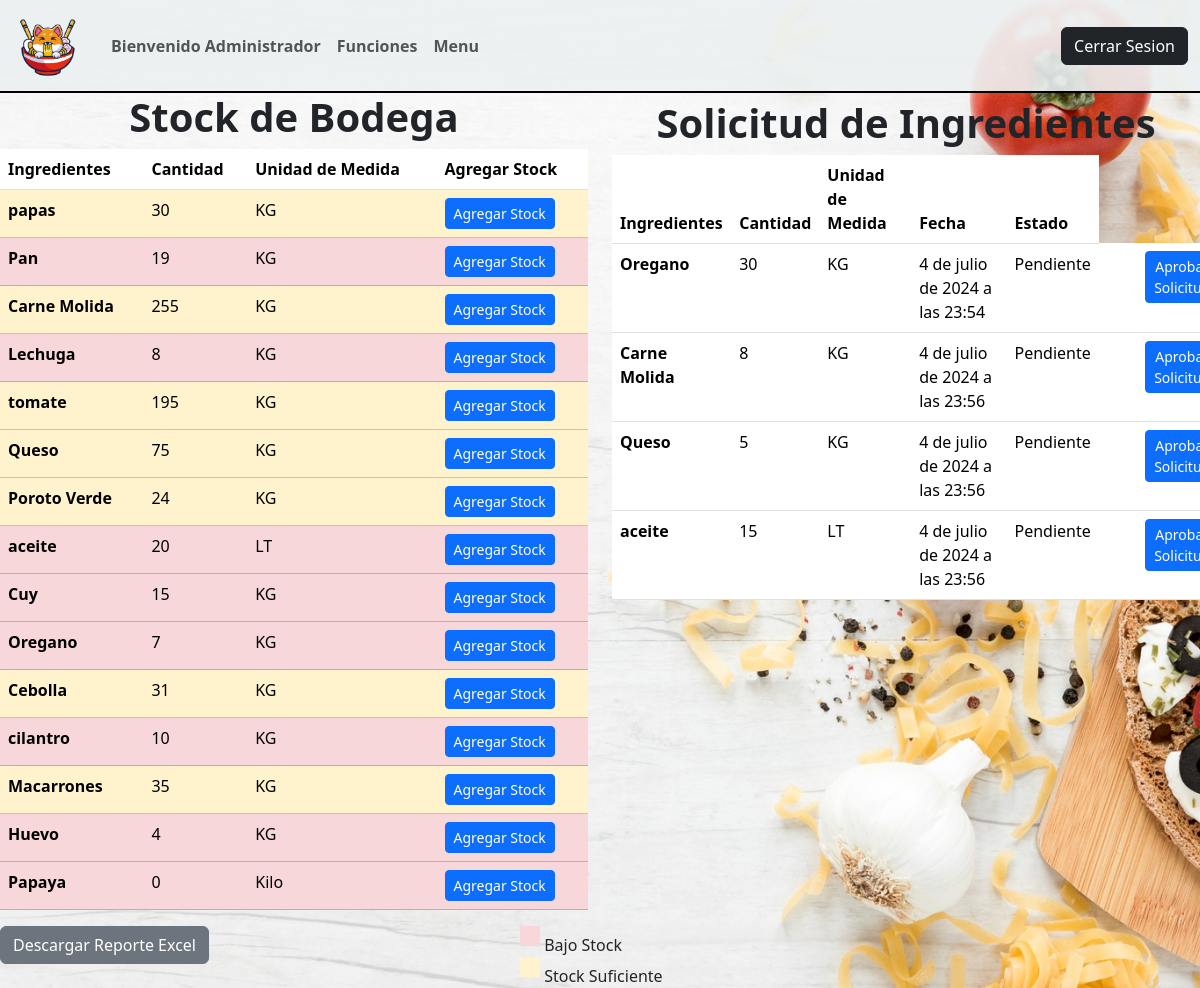
Page /listaringredientes (signed in) on the committed database.
### appweb/models.py (models this page shows, shortened)
class Bodega(models.Model):
    ID_Ing_Bod = models.AutoField(primary_key=True,help_text="Id del ingrediente en la bodega")
    Cantidad = models.IntegerField(help_text="Cantidad de ingredientes en bodega")
    ID_Ingrediente = models.ForeignKey(Ingredientes, on_delete=models.CASCADE, help_text="Id del ingrediente")

class Ingredientes(models.Model):
    ID_Ingrediente = models.AutoField(primary_key=True,help_text="Id del ingrediente")
    nombre = models.CharField(max_length=50 , help_text="nombre del ingrediente")
    Costo = models.IntegerField(help_text="Valor del ingrediente")
    unidad_medida = models.CharField(max_length=4 , help_text="Unidad de medida del ingrediente")
    def __str__(self):
        return self.nombre

class Sol_Ingredientes(models.Model):
    ID_Solicitud_Ingrediente = models.AutoField(primary_key=True,help_text="Id de la solicitud")
    Ingrediente = models.ForeignKey(Ingredientes,on_delete=models.CASCADE, default="0")
    Cantidad = models.IntegerField(help_text="Cantidad solicitada")
    fecha_y_hora = models.DateTimeField(default=timezone.now)
    Realizado = models.BooleanField(default=0)

### appweb/views.py (the view)
# urls.py: path('listaringredientes', listaringredientes, name='listaringredientes' ),
@login_required(login_url="/accounts/login")
@permission_required (['auth.add_user'], login_url="/")
def listaringredientes (request):
    peticiones = Sol_Ingredientes.objects.all()
    ingredientes = Bodega.objects.all()
    data = {
        'mis_ingredientes' : ingredientes ,
        'mis_peticiones' : peticiones
    }
    return render(request,"mantenedor/admin/listaringredientes.html", data )

### appweb/context_processor.py (called while the page is built)
def costo_total_carro(request):
    total=0
    if 'carro' in request.session:
        for key, value in request.session["carro"].items():
            total=total+(int(value["precio"]))
    return {"costo_total_carro":total}

### appweb/templates/mantenedor/admin/listaringredientes.html (shortened to what this page needs)
{% extends 'base.html' %}
{% block contenido %}
<div class="row">
  <div class="col-6">
    <table class="table">
      <h1 style="text-align: center;"><b>Stock de Bodega</b></h1>
        <thead>
          <tr>
            <th scope="col">Ingredientes</th>
            <th scope="col">Cantidad</th>
            <th scope="col">Unidad de Medida</th>
            <th scope="col">Agregar Stock</th>
          </tr>
        </thead>
        <tbody>
            {% for i in mis_ingredientes %}
          <tr {% if i.Cantidad <= 20 %}
              class="table-danger intense-red"
              {% elif i.Cantidad > 20 %}
                  class="table-warning"
            {% endif %}>
            <th scope="row"> {{ i.ID_Ingrediente }} </th>
            <td> {{ i.Cantidad }} </td>
            <td>{{ i.ID_Ingrediente.unidad_medida }}</td>
            <td>
              <button type="button" class="btn btn-primary btn-sm"  data-bs-toggle="modal" data-bs-target="#modalAgregarStock{{ i.ID_Ingrediente.ID_Ingrediente }}">Agregar Stock</button>
            </td>
          </tr>
          {% endfor %}
        </tbody>
      </table>
  </div>
  <div class="col-6">
    <table class="table">
      <h1 style="text-align: center; margin-top: 1%;"><b>Solicitud de Ingredientes</b></h1>
      <thead>
        <tr>
          <th scope="col">Ingredientes</th>
          <th scope="col">Cantidad</th>
          <th scope="col">Unidad de Medida</th>
          <th scope="col">Fecha</th>
          <th scope="col">Estado</th>
        </tr>
      </thead>
      <tbody>
          {% for e in mis_peticiones %}
          {% if e.Realizado == 0 %}
        <tr>
          <th scope="row"> {{ e.Ingrediente }} </th>
          <td> {{ e.Cantidad }} </td>
          <td>{{e.Ingrediente.unidad_medida}}</td>
          <td> {{ e.fecha_y_hora }} </td>
          {% if e.Realizado == 0 %}
          <td>Pendiente</td>
          {% endif %}
          <td><a href="{% url 'descuenta_ingrediente' e.ID_Solicitud_Ingrediente %}" class="btn btn-primary btn-sm" style="margin-left: 45%;">Aprobar Solicitud </button> </td>
        </tr>
        {% endif %}
        {% endfor %}
      </tbody>
    </table>
  </div>
</div>
<div class="row">
  <div class="col-5"><a href="{% url 'DescargarReporteExcel' %}" class="btn btn-secondary btn-bg" style="margin-left: 0%;">Descargar Reporte Excel</a>
  </div>
  <div class="col-4">
    <div style="display: inline-block; margin-left: 10px; margin-bottom: 5px; width: 20px; height: 20px; background-color: #f8d7da;"></div>
  <span>Bajo Stock</span>
  <br>
  <div style="display: inline-block; margin-left: 10px; margin-bottom: 5px; width: 20px; height: 20px; background-color: #fff3cd;"></div>
  <span>Stock Suficiente</span>
</div>
</div>
{% endblock %}

### appweb/templates/base.html (shortened to what this page needs)
<!DOCTYPE html>
<html lang="en">
<head>
  {% load static %}
  <link rel="stylesheet" href="{% static 'design/design.css' %}">
  <link href="https://cdn.jsdelivr.net/npm/bootstrap@5.3.3/dist/css/bootstrap.min.css" rel="stylesheet">
  <link rel="stylesheet" href="https://cdnjs.cloudflare.com/ajax/libs/font-awesome/4.7.0/css/font-awesome.min.css">
</head>
<body>
<nav class="navbar navbar-expand-lg">
  <div class="container-fluid">
    <a class="navbar-brand" href="{% url 'index' %}">
      <img class="logo" src="{% static 'image/TecnoFood.png' %}" alt="Logo" style="width:75px;height:65px;">
    </a>
    <div class="collapse navbar-collapse" id="navbarSupportedContent">
      <ul class="navbar-nav me-auto mb-2 mb-lg-0">
        {% if user.is_authenticated and user.is_staff == False %}
        <li class="nav-item">
          <a class="nav-link" href="#" role="button" data-bs-toggle="dropdown" aria-expanded="false">
            <b>Bienvenido {{user.username}}</b>
          </a>
        </li>
        <li class="nav-item">
          <a class="nav-link" href="{% url 'menupedidoonline' %}"><b>Compra en Linea</b></a>
        </li>
        <li class="nav-item">
          <a class="nav-link" href="{% url 'reservamesa' %}"><b>Reserva Aqui</b></a>
        </li>
        {% elif user.is_authenticated and user.is_staff %}
        <li class="nav-item">
          <a class="nav-link" href="#" role="button" data-bs-toggle="dropdown" aria-expanded="false">
            <b>Bienvenido {{user.username}}</b>
          </a>
        </li>
        <li class="nav-item">
          <a class="nav-link" href="{% url 'funciones' user.id %}"><b>Funciones</b></a>
        </li>
        <li class="nav-item">
          <a class="nav-link" href="{% url 'menu' %}"><b>Menu</b></a>
        </li>
        {% endif %}
      </ul>
      {% if user.is_authenticated %}
      <div class="ms-auto">
        <a href="{% url 'logout' %}" class="btn btn-dark">Cerrar Sesion</a>
      </div>
      {% endif %}
    </div>
  </div>
</nav>
<main>
  {% block contenido %}
  {% endblock %}
</main>
</body>
</html>

### appweb/static/design/design.css (style rules this page uses)
.navbar { backdrop-filter: blur(1px); background-color: rgba(236, 240, 241, 0.9); border-bottom: 2px solid black; }
.navbar-brand .logo { filter: invert(0); width: 75px; height: 65px; }

### rows in the picture
Bodega: ID_Ingrediente "papas", Cantidad "30", ID_Ingrediente.unidad_medida "KG"
Bodega: ID_Ingrediente "Pan", Cantidad "19", ID_Ingrediente.unidad_medida "KG"
Bodega: ID_Ingrediente "Carne Molida", Cantidad "255", ID_Ingrediente.unidad_medida "KG"
Bodega: ID_Ingrediente "Lechuga", Cantidad "8", ID_Ingrediente.unidad_medida "KG"
Bodega: ID_Ingrediente "tomate", Cantidad "195", ID_Ingrediente.unidad_medida "KG"
Bodega: ID_Ingrediente "Queso", Cantidad "75", ID_Ingrediente.unidad_medida "KG"
Bodega: ID_Ingrediente "Poroto Verde", Cantidad "24", ID_Ingrediente.unidad_medida "KG"
Bodega: ID_Ingrediente "aceite", Cantidad "20", ID_Ingrediente.unidad_medida "LT"
Bodega: ID_Ingrediente "Cuy", Cantidad "15", ID_Ingrediente.unidad_medida "KG"
Bodega: ID_Ingrediente "Oregano", Cantidad "7", ID_Ingrediente.unidad_medida "KG"
Bodega: ID_Ingrediente "Cebolla", Cantidad "31", ID_Ingrediente.unidad_medida "KG"
Bodega: ID_Ingrediente "cilantro", Cantidad "10", ID_Ingrediente.unidad_medida "KG"
Bodega: ID_Ingrediente "Macarrones", Cantidad "35", ID_Ingrediente.unidad_medida "KG"
Bodega: ID_Ingrediente "Huevo", Cantidad "4", ID_Ingrediente.unidad_medida "KG"
Bodega: ID_Ingrediente "Papaya", Cantidad "0", ID_Ingrediente.unidad_medida "Kilo"
Sol_Ingredientes: Ingrediente "Oregano", Cantidad "30", Ingrediente.unidad_medida "KG", fecha_y_hora "4 de julio de 2024 a las 23:54", Realizado "Pendiente"
Sol_Ingredientes: Ingrediente "Carne Molida", Cantidad "8", Ingrediente.unidad_medida "KG", fecha_y_hora "4 de julio de 2024 a las 23:56", Realizado "Pendiente"
Sol_Ingredientes: Ingrediente "Queso", Cantidad "5", Ingrediente.unidad_medida "KG", fecha_y_hora "4 de julio de 2024 a las 23:56", Realizado "Pendiente"
Sol_Ingredientes: Ingrediente "aceite", Cantidad "15", Ingrediente.unidad_medida "LT", fecha_y_hora "4 de julio de 2024 a las 23:56", Realizado "Pendiente"

### other values in the picture
{{ user.username }} "Administrador"
